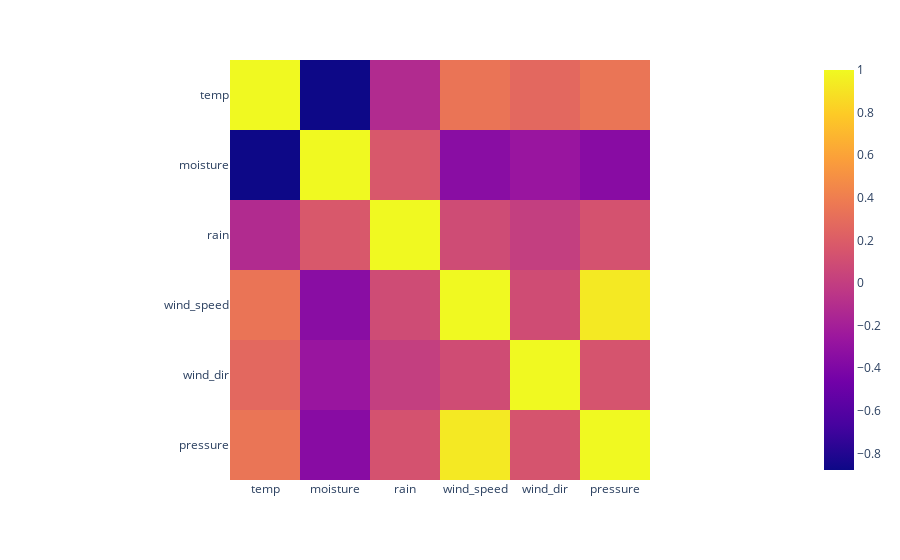

The code cell stored with this chart in its notebook:
### Markdown cell above
The correlation between variables (as it is expected from the relationship plots) isn't the best either.

### Code cell
an.show_corr(train_data, 'NG0')

### Figure 1 — Plotly figure (JSON) as saved in the notebook; plotly's stock layout.template omitted (floating-point values rounded to 4 significant figures)
{"data": [{"coloraxis": "coloraxis", "hovertemplate": "x: %{x}<br>y: %{y}<br>color: %{z}<extra></extra>", "name": "0", "type": "heatmap", "x": ["temp", "moisture", "rain", "wind_speed", "wind_dir", "pressure"], "xaxis": "x", "y": ["temp", "moisture", "rain", "wind_speed", "wind_dir", "pressure"], "yaxis": "y", "z": [[1, -0.8777, -0.1184, 0.3465, 0.2712, 0.347], [-0.8777, 1, 0.1693, -0.3477, -0.2679, -0.3514], [-0.1184, 0.1693, 1, 0.09207, 0.006119, 0.1314], [0.3465, -0.3477, 0.09207, 1, 0.0939, 0.9284], [0.2712, -0.2679, 0.006119, 0.0939, 1, 0.144], [0.347, -0.3514, 0.1314, 0.9284, 0.144, 1]]}], "layout": {"coloraxis": {"colorscale": [[0, "#0d0887"], [0.1111, "#46039f"], [0.2222, "#7201a8"], [0.3333, "#9c179e"], [0.4444, "#bd3786"], [0.5556, "#d8576b"], [0.6667, "#ed7953"], [0.7778, "#fb9f3a"], [0.8889, "#fdca26"], [1, "#f0f921"]]}, "margin": {"t": 60}, "xaxis": {"anchor": "y", "constrain": "domain", "domain": [0, 1], "scaleanchor": "y"}, "yaxis": {"anchor": "x", "autorange": "reversed", "constrain": "domain", "domain": [0, 1]}}}
